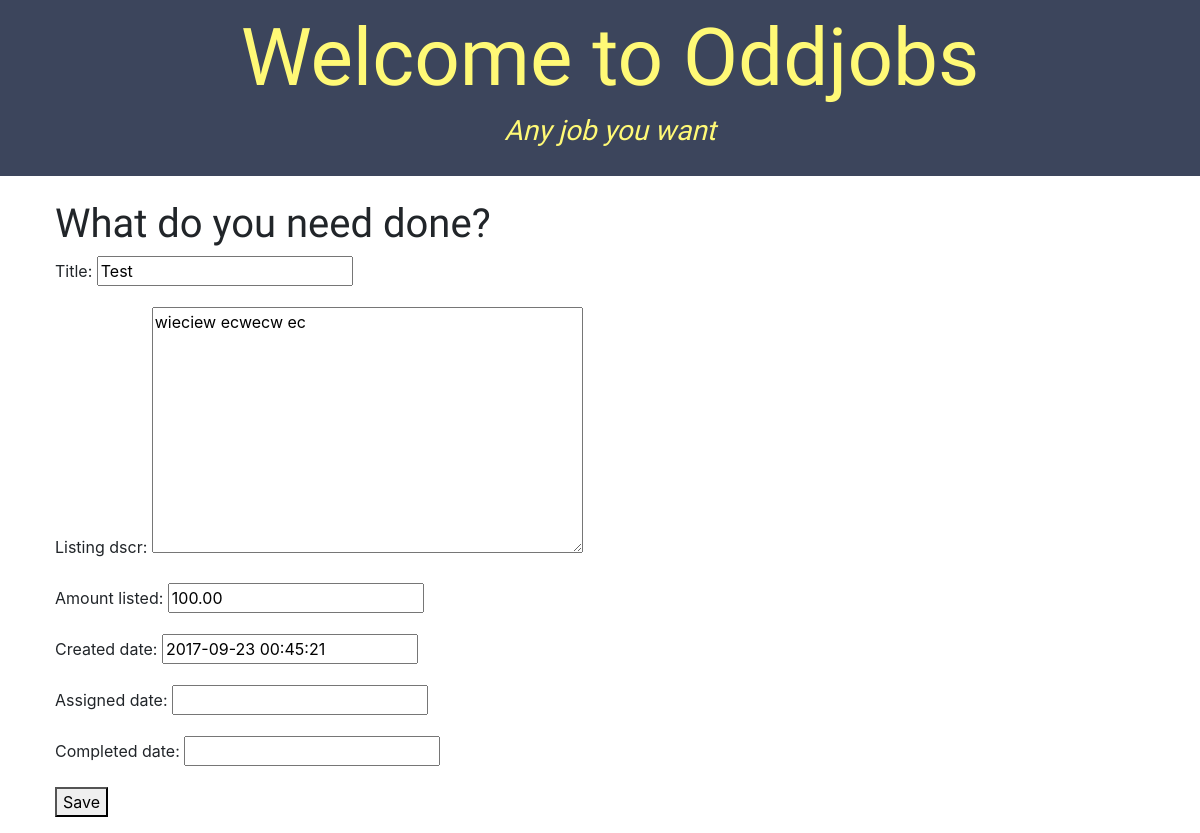
Page /listing/1/edit/ on the committed database.
### listings/models.py (models this page shows, shortened)
class Listing(models.Model):
	is_assigned = models.BooleanField(default=False)
	listee = models.ForeignKey('auth.User')
	title = models.CharField(max_length=200)
	listing_dscr = models.TextField(max_length=500)
	amount_listed = models.DecimalField(max_digits=6, decimal_places=2)
	created_date = models.DateTimeField(blank=True, null=True)
	assigned_date = models.DateTimeField(blank=True, null=True)
	completed_date = models.DateTimeField(blank=True, null=True)

### listings/views.py (the view)
# urls.py: url(r'^listing/(?P<pk>\d+)/edit/$', views.listing_edit, name='listing_edit'),
def listing_edit(request, pk):
	listing = get_object_or_404(Listing, pk=pk)
	if request.method == "POST":
		form = ListingForm(request.POST, instance=listing)
		if form.is_valid():
			listing = form.save(commit=False)
			listing.listee = request.user
			listing.created_date = timezone.now()
			listing.save() #changed to listing.save, works!
			return redirect('listing_detail', pk=listing.pk)
	else:
		form = ListingForm(instance=listing)
	return render(request, 'listings/listing_edit.html', {'form': form})

### listings/forms.py
class ListingForm(ModelForm):
	class Meta:
		model = Listing
		fields = ('title', 'listing_dscr', 'amount_listed','created_date','assigned_date','completed_date',)

### listings/templates/listings/listing_edit.html
{% extends 'listings/base.html' %}
{% block content %}
	<div class="listing_edit">
	<h1>What do you need done?</h1>
	<form method="POST" class="post-form">{% csrf_token %}
	{{ form.as_p }}
	<button class="button-primary">Save</button>
	</form>
	</div>
{% endblock %}

### listings/static/css/listings.css (style rules this page uses)
h1, h2, h3, h4 { font-family: 'Lobster', cursive; }

### rows in the picture
Listing: title "Test", listing_dscr "wieciew ecwecw ec", amount_listed "100.00", created_date "2017-09-23 00:45:21"
